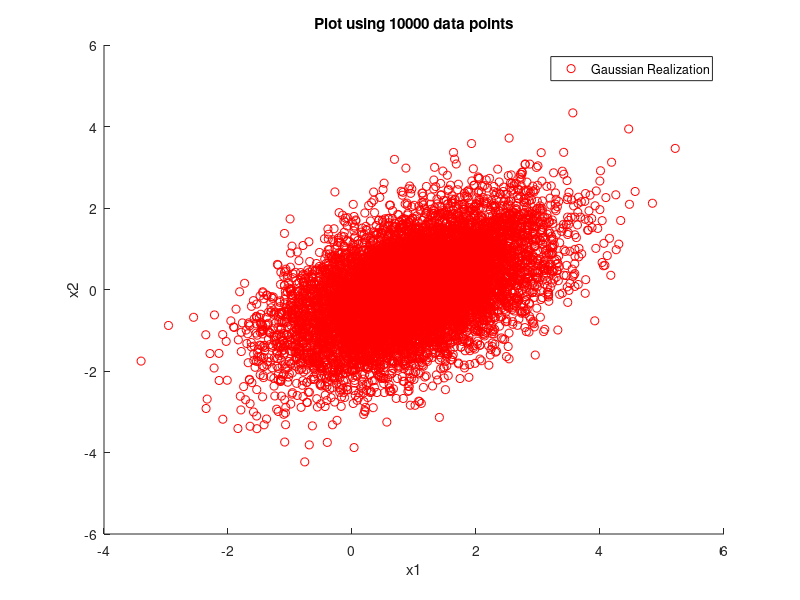
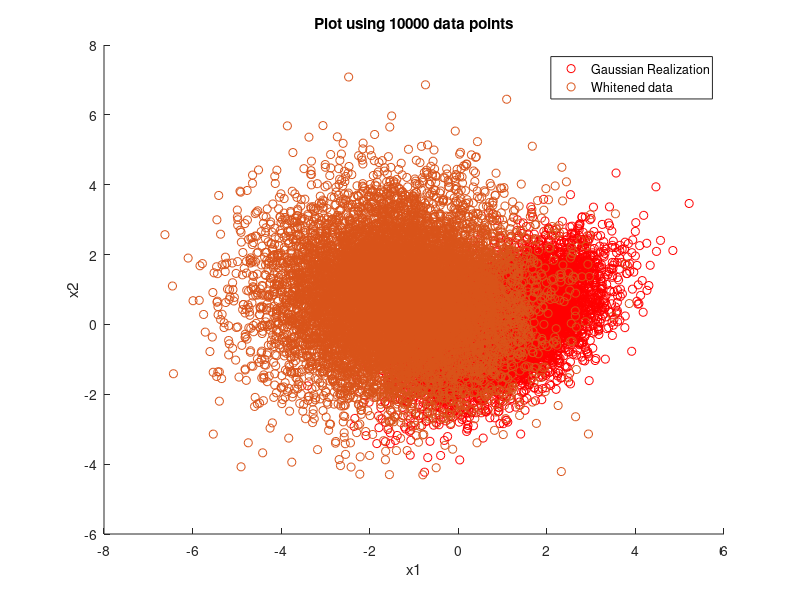

The MATLAB source for these figures, in order:
clc;
clear all;
close all;

n = 10000;
CovX = [1 0.5; 0.5 1];
mu = [1;0];
S = mvnrnd(mu,CovX,n);
S=S';
size(S)
a=S(1,:);
b=S(2,:);

[Phi,Lam] = eig(CovX);
Lam
Phi=1/0.7071*Phi;
Phi
%Phi=[1 1;-1 1]
rootlam=sqrt(Lam)
rootlaminv=Lam^-0.5
%rootlaminv=inv(rootlam)
%Y = Phi*S;
%po=size(Y)

Aw=rootlaminv*Phi

%Aw=(Phi*rootlaminv)'

%Aw=rootlaminv*Y;

%W = rootlaminv*Y;
W=Aw*S;
%W=*S;

%c=Y(1,:);
%d=Y(2,:);
c=W(1,:);
d=W(2,:);


figure(1)
scatter(a,b,'r')
xlabel('x1')
ylabel('x2')
legend('Gaussian Realization')
title('Plot using 10000 data points')


figure(2)
scatter(a,b,'r')
hold on

scatter(c,d,'b.')
legend('Gaussian Realization', 'Whitened data')
xlabel('x1')
ylabel('x2')
title('Plot using 10000 data points')


hud=Phi*rootlaminv
hud2=rootlaminv*Phi


